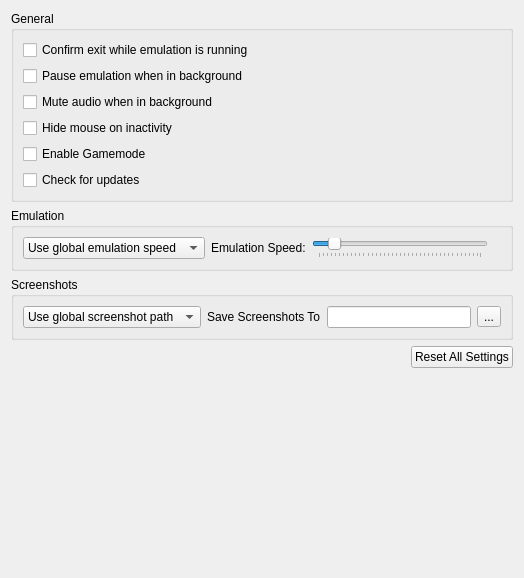
<?xml version="1.0" encoding="UTF-8"?>
<ui version="4.0">
 <class>ConfigureGeneral</class>
 <widget class="QWidget" name="ConfigureGeneral">
  <property name="geometry">
   <rect>
    <x>0</x>
    <y>0</y>
    <width>524</width>
    <height>578</height>
   </rect>
  </property>
  <property name="windowTitle">
   <string>Form</string>
  </property>
  <layout class="QHBoxLayout" name="horizontalLayout">
   <item>
    <layout class="QVBoxLayout" name="verticalLayout">
     <item>
      <widget class="QGroupBox" name="general_group">
       <property name="title">
        <string>General</string>
       </property>
       <layout class="QVBoxLayout" name="verticalLayout_5">
        <item>
         <widget class="QCheckBox" name="toggle_check_exit">
          <property name="text">
           <string>Confirm exit while emulation is running</string>
          </property>
         </widget>
        </item>
        <item>
         <widget class="QCheckBox" name="toggle_background_pause">
          <property name="text">
           <string>Pause emulation when in background</string>
          </property>
         </widget>
        </item>
        <item>
         <widget class="QCheckBox" name="toggle_background_mute">
          <property name="text">
           <string>Mute audio when in background</string>
          </property>
         </widget>
        </item>
        <item>
         <widget class="QCheckBox" name="toggle_hide_mouse">
          <property name="text">
           <string>Hide mouse on inactivity</string>
          </property>
         </widget>
        </item>
        <item>
         <widget class="QCheckBox" name="toggle_gamemode">
          <property name="text">
           <string>Enable Gamemode</string>
          </property>
         </widget>
        </item>
        <item>
         <widget class="QCheckBox" name="toggle_update_checker">
          <property name="text">
           <string>Check for updates</string>
          </property>
         </widget>
        </item>
       </layout>
      </widget>
     </item>
     <item>
      <widget class="QGroupBox" name="emulation_group">
       <property name="title">
        <string>Emulation</string>
       </property>
       <layout class="QVBoxLayout" name="verticalLayout_2">
        <item>
         <widget class="QWidget" name="emulation_speed_layout" native="true">
          <layout class="QHBoxLayout" name="emulation_speed_layout_inner">
           <property name="leftMargin">
            <number>0</number>
           </property>
           <property name="topMargin">
            <number>0</number>
           </property>
           <property name="rightMargin">
            <number>0</number>
           </property>
           <property name="bottomMargin">
            <number>0</number>
           </property>
           <item>
            <widget class="QComboBox" name="emulation_speed_combo">
             <item>
              <property name="text">
               <string>Use global emulation speed</string>
              </property>
             </item>
             <item>
              <property name="text">
               <string>Set emulation speed:</string>
              </property>
             </item>
            </widget>
           </item>
           <item>
            <widget class="QLabel" name="label_emulation_speed">
             <property name="text">
              <string>Emulation Speed:</string>
             </property>
            </widget>
           </item>
           <item>
            <widget class="QSlider" name="frame_limit">
             <property name="minimum">
              <number>0</number>
             </property>
             <property name="maximum">
              <number>199</number>
             </property>
             <property name="singleStep">
              <number>5</number>
             </property>
             <property name="pageStep">
              <number>15</number>
             </property>
             <property name="value">
              <number>19</number>
             </property>
             <property name="orientation">
              <enum>Qt::Horizontal</enum>
             </property>
             <property name="tickPosition">
              <enum>QSlider::TicksBelow</enum>
             </property>
            </widget>
           </item>
           <item>
            <widget class="QLabel" name="emulation_speed_display_label">
             <property name="text">
              <string/>
             </property>
             <property name="alignment">
              <set>Qt::AlignRight|Qt::AlignTrailing|Qt::AlignVCenter</set>
             </property>
            </widget>
           </item>
          </layout>
         </widget>
        </item>
       </layout>
      </widget>
     </item>
     <item>
      <widget class="QGroupBox" name="screenshot_group">
       <property name="title">
        <string>Screenshots</string>
       </property>
       <layout class="QGridLayout" name="gridLayout">
        <property name="verticalSpacing">
         <number>0</number>
        </property>
        <item row="0" column="1">
         <widget class="QWidget" name="widget_screenshot" native="true">
          <layout class="QHBoxLayout" name="screenshot_layout">
           <property name="leftMargin">
            <number>0</number>
           </property>
           <property name="topMargin">
            <number>0</number>
           </property>
           <property name="rightMargin">
            <number>0</number>
           </property>
           <property name="bottomMargin">
            <number>0</number>
           </property>
           <item>
            <widget class="QComboBox" name="screenshot_combo">
             <item>
              <property name="text">
               <string>Use global screenshot path</string>
              </property>
             </item>
             <item>
              <property name="text">
               <string>Set screenshot path:</string>
              </property>
             </item>
            </widget>
           </item>
           <item>
            <widget class="QLabel" name="screenshot_dir_label">
             <property name="text">
              <string>Save Screenshots To</string>
             </property>
            </widget>
           </item>
           <item>
            <widget class="QLineEdit" name="screenshot_dir_path"/>
           </item>
           <item>
            <widget class="QToolButton" name="change_screenshot_dir">
             <property name="text">
              <string>...</string>
             </property>
            </widget>
           </item>
          </layout>
         </widget>
        </item>
       </layout>
      </widget>
     </item>
     <item alignment="Qt::AlignRight">
      <widget class="QPushButton" name="button_reset_defaults">
       <property name="text">
        <string>Reset All Settings</string>
       </property>
      </widget>
     </item>
     <item>
      <spacer name="verticalSpacer">
       <property name="orientation">
        <enum>Qt::Vertical</enum>
       </property>
       <property name="sizeHint" stdset="0">
        <size>
         <width>20</width>
         <height>40</height>
        </size>
       </property>
      </spacer>
     </item>
    </layout>
   </item>
  </layout>
 </widget>
 <tabstops>
  <tabstop>toggle_check_exit</tabstop>
  <tabstop>toggle_background_pause</tabstop>
  <tabstop>toggle_hide_mouse</tabstop>
  <tabstop>toggle_update_checker</tabstop>
  <tabstop>button_reset_defaults</tabstop>
 </tabstops>
 <resources/>
 <connections/>
</ui>
